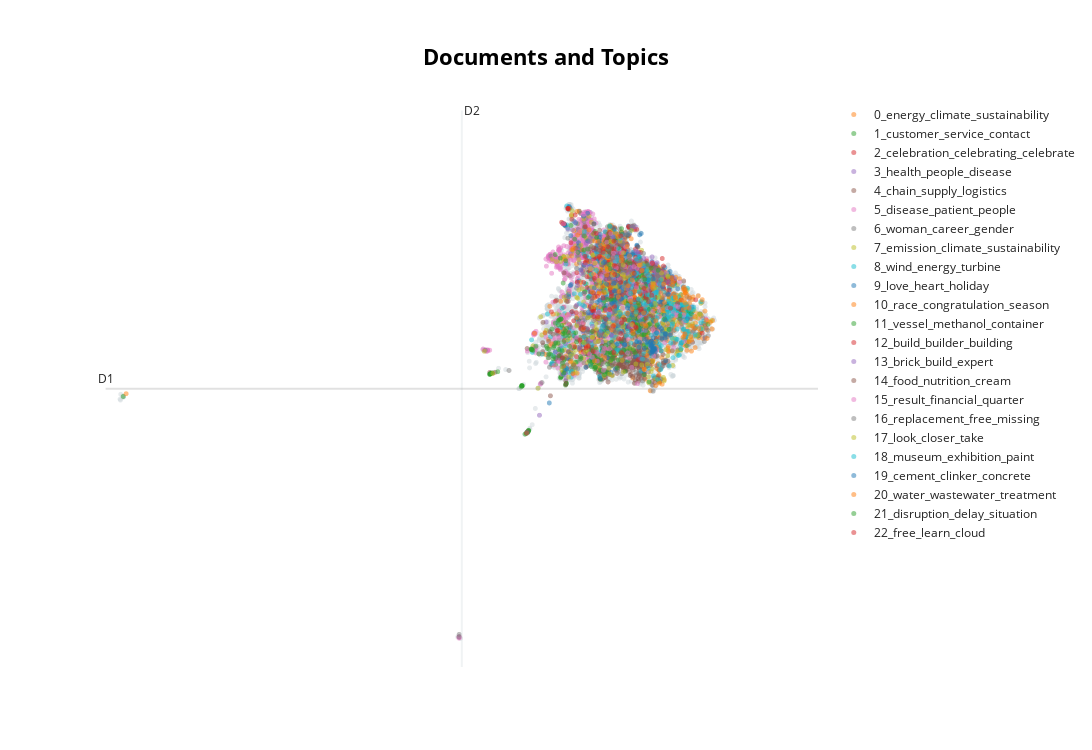

The code cell stored with this chart in its notebook:
### Code cell
model.visualize_documents(docs, reduced_embeddings=umap_embeddings, hide_document_hover=True, hide_annotations=True)

### Figure 1 — Plotly figure (JSON) as saved in the notebook; plotly's stock layout.template omitted (floating-point values rounded to 4 significant figures; data arrays with more than 128 entries replaced by an {"elided": "..."} marker saying what was removed)
{"data": [{"hoverinfo": "text", "marker": {"color": "#CFD8DC", "opacity": 0.5, "size": 5}, "mode": "markers+text", "name": "other", "showlegend": false, "type": "scattergl", "x": {"elided": "5787 float values"}, "y": {"elided": "5787 float values"}}, {"hoverinfo": "text", "marker": {"opacity": 0.5, "size": 5}, "mode": "markers+text", "name": "0_energy_climate_sustainability", "text": {"elided": "269 str values"}, "textfont": {"size": 12}, "type": "scattergl", "x": {"elided": "269 float values"}, "y": {"elided": "269 float values"}}, {"hoverinfo": "text", "marker": {"opacity": 0.5, "size": 5}, "mode": "markers+text", "name": "1_customer_service_contact", "text": ["", "", "", "", "", "", "", "", "", "", "", "", "", "", "", "", "", "", "", "", "", "", "", "", "", "", "", "", "", "", "", "", "", "", "", "", "", "", "", "", "", "", "", "", "", "", "", "", "", "", "", "", "", "", "", "", "", "", "", "", "", "", "", "", "", "", "", "", "", "", "", "", "", "", "", "", "", "", "", "", "", "", "", "", "", "", "", "", "", "", "", "", "", "", "", "", "", "", "", "", "", ""], "textfont": {"size": 12}, "type": "scattergl", "x": [13.41, 11.65, 13.42, 11.71, 2.11, 12.51, 10.68, 11.4, 11.51, 11.65, 10.56, 11.4, 11.43, 13.94, 12.42, 13.94, 13.14, 11.43, 12.06, 12.82, 10.71, 11.65, 10.57, 10.58, 14.07, 11.42, 12.68, 12.34, 11.8, 12.33, 11.51, 14.52, 12.0, 11.5, 10.66, 10.7, 11.39, 10.57, 11.51, 12.63, 12.68, 11.57, 11.36, 11.59, 12.56, 11.51, 12.27, 10.68, 12.47, 13.79, 11.49, 11.67, 11.97, 11.5, 11.4, 10.71, 11.46, 11.89, 11.44, 10.64, 11.92, 13.14, 13.39, 10.69, 10.71, 10.57, 10.68, 11.46, 11.74, 12.8, 11.51, 10.7, 10.57, 11.93, 11.74, 11.68, 12.71, 13.24, 12.31, 10.67, 10.56, 12.63, 11.51, 10.69, 11.49, 11.36, 10.56, 12.82, 10.68, 10.68, 11.47, 10.66, 13.77, 10.55, 11.26, 10.57, 13.67, 14.39, 12.1, 11.88, 14.31, 11.28], "y": [11.75, 10.91, 12.02, 10.32, 9.564, 10.99, 8.773, 10.0, 9.852, 10.14, 9.792, 10.39, 11.08, 11.81, 13.11, 10.59, 10.38, 10.03, 11.51, 11.86, 8.811, 10.22, 9.8, 9.795, 10.69, 10.22, 11.66, 13.02, 10.87, 12.34, 9.845, 11.16, 10.57, 9.837, 8.75, 8.774, 9.976, 9.799, 9.857, 10.26, 11.78, 10.4, 11.36, 12.23, 10.5, 9.842, 11.26, 8.77, 10.25, 11.73, 9.815, 10.96, 10.86, 9.837, 9.991, 8.817, 10.21, 11.88, 11.0, 8.735, 10.51, 11.45, 11.46, 8.784, 8.795, 9.796, 8.781, 10.36, 10.32, 12.7, 9.851, 8.8, 9.802, 12.05, 13.18, 10.9, 11.84, 11.83, 12.79, 8.757, 9.806, 11.85, 9.846, 8.789, 10.42, 10.56, 9.795, 13.11, 8.769, 8.782, 10.12, 8.75, 11.21, 9.775, 10.73, 9.801, 11.5, 11.11, 10.45, 10.57, 10.9, 10.27]}, {"hoverinfo": "text", "marker": {"opacity": 0.5, "size": 5}, "mode": "markers+text", "name": "2_celebration_celebrating_celebrate", "text": ["", "", "", "", "", "", "", "", "", "", "", "", "", "", "", "", "", "", "", "", "", "", "", ""], "textfont": {"size": 12}, "type": "scattergl", "x": [11.81, 13.36, 12.42, 12.51, 13.17, 12.36, 11.88, 14.05, 12.42, 11.95, 12.18, 12.84, 12.55, 12.47, 12.24, 11.86, 12.29, 12.35, 13.04, 12.12, 12.65, 12.45, 12.53, 12.65], "y": [10.77, 12.19, 13.17, 12.68, 12.34, 12.78, 12.46, 11.21, 12.61, 12.21, 12.95, 13.12, 12.95, 10.53, 10.85, 12.33, 12.88, 12.18, 12.75, 11.77, 12.89, 12.29, 12.9, 12.96]}, {"hoverinfo": "text", "marker": {"opacity": 0.5, "size": 5}, "mode": "markers+text", "name": "3_health_people_disease", "text": ["", "", "", "", "", "", "", "", "", "", "", "", "", "", "", "", "", "", "", ""], "textfont": {"size": 12}, "type": "scattergl", "x": [14.45, 12.41, 11.98, 12.15, 12.75, 11.65, 12.51, 11.73, 11.09, 11.93, 13.36, 13.31, 12.02, 11.74, 12.27, 12.27, 13.0, 12.62, 11.95, 12.3], "y": [10.85, 12.87, 13.3, 12.39, 12.07, 11.39, 12.91, 13.0, 11.21, 13.62, 12.35, 12.14, 13.63, 11.13, 12.81, 12.69, 12.34, 11.83, 13.05, 12.9]}, {"hoverinfo": "text", "marker": {"opacity": 0.5, "size": 5}, "mode": "markers+text", "name": "4_chain_supply_logistics", "text": {"elided": "678 str values"}, "textfont": {"size": 12}, "type": "scattergl", "x": {"elided": "678 float values"}, "y": {"elided": "678 float values"}}, {"hoverinfo": "text", "marker": {"opacity": 0.5, "size": 5}, "mode": "markers+text", "name": "5_disease_patient_people", "text": {"elided": "588 str values"}, "textfont": {"size": 12}, "type": "scattergl", "x": {"elided": "588 float values"}, "y": {"elided": "588 float values"}}, {"hoverinfo": "text", "marker": {"opacity": 0.5, "size": 5}, "mode": "markers+text", "name": "6_woman_career_gender", "text": {"elided": "393 str values"}, "textfont": {"size": 12}, "type": "scattergl", "x": {"elided": "393 float values"}, "y": {"elided": "393 float values"}}, {"hoverinfo": "text", "marker": {"opacity": 0.5, "size": 5}, "mode": "markers+text", "name": "7_emission_climate_sustainability", "text": {"elided": "322 str values"}, "textfont": {"size": 12}, "type": "scattergl", "x": {"elided": "322 float values"}, "y": {"elided": "322 float values"}}, {"hoverinfo": "text", "marker": {"opacity": 0.5, "size": 5}, "mode": "markers+text", "name": "8_wind_energy_turbine", "text": {"elided": "320 str values"}, "textfont": {"size": 12}, "type": "scattergl", "x": {"elided": "320 float values"}, "y": {"elided": "320 float values"}}, {"hoverinfo": "text", "marker": {"opacity": 0.5, "size": 5}, "mode": "markers+text", "name": "9_love_heart_holiday", "text": {"elided": "306 str values"}, "textfont": {"size": 12}, "type": "scattergl", "x": {"elided": "306 float values"}, "y": {"elided": "306 float values"}}, {"hoverinfo": "text", "marker": {"opacity": 0.5, "size": 5}, "mode": "markers+text", "name": "10_race_congratulation_season", "text": {"elided": "195 str values"}, "textfont": {"size": 12}, "type": "scattergl", "x": {"elided": "195 float values"}, "y": {"elided": "195 float values"}}, {"hoverinfo": "text", "marker": {"opacity": 0.5, "size": 5}, "mode": "markers+text", "name": "11_vessel_methanol_container", "text": {"elided": "174 str values"}, "textfont": {"size": 12}, "type": "scattergl", "x": {"elided": "174 float values"}, "y": {"elided": "174 float values"}}, {"hoverinfo": "text", "marker": {"opacity": 0.5, "size": 5}, "mode": "markers+text", "name": "12_build_builder_building", "text": {"elided": "174 str values"}, "textfont": {"size": 12}, "type": "scattergl", "x": {"elided": "174 float values"}, "y": {"elided": "174 float values"}}, {"hoverinfo": "text", "marker": {"opacity": 0.5, "size": 5}, "mode": "markers+text", "name": "13_brick_build_expert", "text": {"elided": "152 str values"}, "textfont": {"size": 12}, "type": "scattergl", "x": {"elided": "152 float values"}, "y": {"elided": "152 float values"}}, {"hoverinfo": "text", "marker": {"opacity": 0.5, "size": 5}, "mode": "markers+text", "name": "14_food_nutrition_cream", "text": {"elided": "144 str values"}, "textfont": {"size": 12}, "type": "scattergl", "x": {"elided": "144 float values"}, "y": {"elided": "144 float values"}}, {"hoverinfo": "text", "marker": {"opacity": 0.5, "size": 5}, "mode": "markers+text", "name": "15_result_financial_quarter", "text": ["", "", "", "", "", "", "", "", "", "", "", "", "", "", "", "", "", "", "", "", "", "", "", "", "", "", "", "", "", "", "", "", "", "", "", "", "", "", "", "", "", "", "", "", "", "", "", "", "", "", "", "", "", "", "", "", "", "", "", "", "", "", "", "", "", "", "", "", "", "", "", "", "", "", "", "", "", "", "", "", "", "", "", "", "", "", "", "", "", "", "", "", "", "", "", "", "", "", "", "", "", "", "", "", "", "", "", "", "", "", "", "", "", "", "", "", "", "", "", "", "", "", "", "", "", ""], "textfont": {"size": 12}, "type": "scattergl", "x": [13.08, 11.45, 12.54, 12.94, 12.77, 11.08, 11.77, 12.04, 10.81, 11.43, 12.16, 13.36, 12.42, 13.26, 11.36, 12.17, 12.54, 12.11, 12.29, 13.49, 11.88, 13.49, 11.55, 12.16, 11.65, 13.89, 12.57, 12.92, 11.86, 12.57, 11.8, 12.43, 11.4, 11.46, 13.43, 14.01, 11.27, 12.64, 12.63, 13.07, 13.0, 12.34, 13.35, 12.46, 12.95, 12.52, 12.88, 13.35, 11.24, 12.75, 11.8, 10.87, 13.12, 12.41, 13.36, 11.49, 11.92, 11.61, 11.68, 12.21, 11.72, 13.79, 13.4, 11.22, 13.84, 13.84, 12.83, 11.37, 12.88, 13.91, 11.14, 11.45, 13.01, 12.27, 12.39, 12.25, 11.96, 12.14, 12.83, 12.69, 12.33, 13.46, 12.45, 12.03, 12.2, 12.17, 11.74, 11.57, 13.07, 12.59, 14.0, 12.51, 11.25, 11.66, 12.81, 12.83, 12.0, 12.13, 11.54, 13.64, 12.27, 12.71, 11.33, 13.3, 12.12, 12.86, 14.02, 12.9, 11.85, 11.53, 13.32, 12.43, 12.05, 13.86, 13.79, 12.3, 12.37, 11.35, 11.25, 11.58, 12.4, 12.06, 13.6, 13.66, 12.32, 12.51], "y": [10.84, 11.3, 12.54, 11.1, 12.86, 10.32, 11.17, 12.38, 10.61, 11.36, 10.54, 10.45, 11.43, 12.19, 10.86, 12.38, 12.54, 12.51, 10.55, 11.33, 13.58, 11.45, 11.37, 12.13, 10.8, 11.54, 12.84, 12.1, 10.5, 12.4, 11.38, 11.41, 11.23, 11.24, 10.59, 11.22, 10.85, 11.2, 12.16, 11.3, 11.96, 12.7, 11.45, 12.43, 12.43, 11.3, 11.73, 11.04, 11.2, 12.43, 13.2, 10.64, 12.02, 12.47, 11.84, 11.31, 11.61, 10.68, 10.03, 11.42, 12.74, 10.66, 12.03, 11.65, 11.56, 11.35, 10.41, 11.27, 12.58, 12.09, 10.42, 13.37, 12.39, 12.56, 10.85, 12.17, 12.81, 11.39, 11.84, 12.73, 12.32, 10.98, 13.16, 10.84, 10.49, 10.34, 10.87, 11.37, 12.46, 12.61, 11.36, 12.64, 12.66, 11.07, 10.52, 10.83, 10.5, 12.22, 11.13, 12.29, 12.22, 11.51, 10.19, 10.66, 12.24, 11.71, 10.78, 10.21, 11.2, 11.3, 12.51, 10.62, 11.95, 11.36, 11.42, 10.14, 12.97, 11.22, 10.25, 11.88, 12.34, 10.43, 10.75, 11.52, 10.63, 12.73]}, {"hoverinfo": "text", "marker": {"opacity": 0.5, "size": 5}, "mode": "markers+text", "name": "16_replacement_free_missing", "text": ["", "", "", "", "", "", "", "", "", "", "", "", "", "", "", "", "", "", "", "", "", "", "", "", "", "", "", "", "", "", "", "", "", "", "", "", "", "", "", "", "", "", "", "", "", "", "", "", "", "", "", "", "", "", "", "", "", "", "", "", "", "", "", "", "", "", "", "", "", "", "", "", "", "", "", "", "", "", "", "", "", "", "", "", "", "", "", "", "", "", "", "", "", "", "", ""], "textfont": {"size": 12}, "type": "scattergl", "x": [12.57, 12.88, 13.46, 11.94, 11.73, 12.19, 13.39, 13.38, 12.58, 12.6, 12.74, 12.67, 12.85, 13.6, 12.88, 13.53, 13.47, 12.75, 13.51, 12.21, 11.94, 13.37, 12.05, 12.69, 13.38, 12.66, 13.43, 12.01, 13.43, 12.59, 13.74, 12.7, 11.51, 13.38, 12.94, 12.87, 13.1, 11.73, 13.75, 12.95, 12.82, 13.59, 12.28, 12.05, 11.6, 12.89, 11.5, 12.25, 11.9, 12.81, 12.7, 12.53, 12.08, 12.64, 12.39, 13.56, 12.5, 11.54, 12.29, 12.61, 11.9, 13.29, 11.76, 12.5, 13.15, 13.45, 12.5, 13.32, 12.85, 12.73, 12.64, 11.94, 13.24, 12.04, 13.15, 12.58, 12.22, 13.37, 12.87, 12.62, 13.06, 12.59, 12.01, 12.86, 13.37, 12.04, 11.96, 11.69, 13.16, 12.09, 12.64, 12.69, 12.49, 11.79, 12.7, 13.06], "y": [12.02, 11.69, 12.19, 10.96, 12.83, 11.41, 12.16, 11.99, 11.97, 12.58, 11.99, 12.5, 12.65, 12.25, 13.32, 12.23, 12.3, 12.31, 11.94, 12.75, 11.07, 12.0, 12.87, 11.22, 12.1, 11.66, 12.11, 10.74, 12.34, 10.94, 12.05, 12.94, 11.78, 12.39, 11.31, 11.15, 12.36, 12.39, 12.11, 13.34, 13.16, 12.1, 12.6, 11.65, 11.11, 12.29, 10.42, 12.48, 11.25, 12.91, 12.17, 11.46, 10.93, 11.13, 12.82, 12.05, 12.34, 13.06, 10.95, 10.99, 12.7, 10.7, 10.18, 12.08, 11.98, 12.24, 12.62, 12.08, 12.02, 13.14, 13.11, 10.75, 12.47, 10.89, 12.72, 11.21, 10.94, 11.61, 11.88, 11.75, 10.67, 11.29, 11.51, 12.58, 12.01, 12.15, 11.3, 10.2, 10.38, 11.24, 11.62, 12.92, 12.55, 12.51, 12.42, 12.54]}, {"hoverinfo": "text", "marker": {"opacity": 0.5, "size": 5}, "mode": "markers+text", "name": "17_look_closer_take", "text": ["", "", "", "", "", "", "", "", "", "", "", "", "", "", "", "", "", "", "", "", "", "", "", "", "", "", "", "", "", "", "", "", "", "", "", "", "", "", "", "", "", "", "", "", "", "", "", "", "", "", "", "", "", "", "", "", "", "", "", "", "", "", "", "", "", "", "", "", "", "", "", "", "", "", "", "", "", "", "", "", "", "", ""], "textfont": {"size": 12}, "type": "scattergl", "x": [11.73, 12.05, 11.53, 12.72, 12.56, 11.78, 12.03, 12.21, 12.38, 11.63, 11.95, 9.77, 13.14, 9.951, 12.72, 13.39, 11.82, 12.34, 12.73, 12.62, 12.59, 12.63, 12.94, 11.46, 12.41, 12.36, 13.67, 12.84, 10.97, 12.43, 13.67, 13.49, 12.34, 13.35, 12.13, 12.32, 12.56, 12.65, 12.54, 13.54, 11.56, 12.27, 13.29, 12.73, 11.73, 11.7, 12.72, 12.07, 12.5, 13.25, 11.88, 12.76, 12.02, 12.19, 11.96, 13.36, 12.08, 12.08, 12.46, 13.4, 12.9, 12.07, 12.15, 11.92, 12.98, 13.06, 11.59, 12.12, 12.72, 11.61, 12.48, 12.2, 12.46, 12.14, 12.36, 12.47, 11.47, 12.06, 13.53, 12.91, 13.36, 12.03, 12.2], "y": [11.75, 11.98, 10.81, 11.1, 11.97, 12.58, 11.31, 11.99, 10.96, 13.66, 10.58, 10.56, 12.5, 10.07, 12.47, 11.62, 12.9, 12.04, 11.65, 12.03, 12.25, 11.42, 12.28, 12.65, 12.36, 11.87, 12.23, 12.21, 11.32, 10.06, 12.2, 11.76, 10.92, 12.02, 10.77, 12.72, 12.28, 12.99, 11.96, 12.15, 9.991, 12.52, 12.17, 12.73, 11.12, 10.09, 10.1, 12.68, 10.68, 12.36, 10.75, 12.19, 12.39, 10.78, 11.3, 11.94, 11.54, 12.69, 12.49, 11.97, 13.23, 10.87, 11.06, 10.55, 11.38, 12.46, 10.85, 12.51, 12.25, 10.46, 12.25, 12.12, 12.99, 12.38, 12.41, 12.46, 10.59, 10.87, 12.29, 11.15, 12.07, 12.25, 11.28]}, {"hoverinfo": "text", "marker": {"opacity": 0.5, "size": 5}, "mode": "markers+text", "name": "18_museum_exhibition_paint", "text": ["", "", "", "", "", "", "", "", "", "", "", "", "", "", "", "", "", "", "", "", "", "", "", "", "", "", "", "", "", "", "", "", "", "", "", "", "", "", "", "", "", "", "", "", "", "", "", "", "", "", "", "", "", "", "", "", "", "", "", "", "", "", "", "", "", "", "", "", "", "", "", "", "", "", ""], "textfont": {"size": 12}, "type": "scattergl", "x": [11.38, 14.05, 13.44, 13.28, 13.26, 12.55, 14.15, 12.82, 12.44, 12.05, 12.99, 12.04, 12.15, 12.25, 13.01, 12.58, 12.87, 14.08, 13.76, 13.04, 12.27, 13.42, 13.97, 13.13, 12.88, 11.89, 11.88, 12.86, 12.41, 12.63, 12.39, 13.22, 13.49, 14.22, 13.37, 13.12, 13.24, 12.88, 13.23, 12.99, 12.55, 12.65, 13.35, 12.16, 13.25, 12.97, 11.86, 13.21, 13.26, 13.01, 13.76, 12.59, 13.8, 13.28, 13.44, 14.07, 12.31, 12.65, 13.57, 13.15, 12.63, 12.82, 12.33, 13.8, 13.15, 12.21, 13.16, 13.51, 13.13, 13.06, 13.22, 13.79, 13.21, 11.9, 13.05], "y": [11.08, 11.24, 11.29, 12.21, 12.13, 12.54, 11.47, 11.01, 13.32, 10.7, 11.43, 12.26, 12.34, 11.02, 12.6, 12.64, 12.13, 11.95, 11.73, 11.72, 11.12, 11.86, 10.75, 10.39, 10.75, 10.87, 12.71, 12.1, 11.38, 12.56, 12.66, 12.26, 12.04, 11.54, 11.84, 11.26, 10.71, 11.84, 11.81, 12.27, 10.87, 13.06, 11.74, 12.71, 12.13, 11.54, 11.58, 12.33, 11.28, 12.29, 11.35, 10.59, 11.79, 11.8, 10.95, 11.59, 12.72, 11.38, 11.88, 11.63, 12.82, 11.58, 11.92, 12.01, 12.45, 10.01, 11.59, 12.14, 12.14, 12.65, 12.36, 11.49, 12.14, 11.55, 11.88]}, {"hoverinfo": "text", "marker": {"opacity": 0.5, "size": 5}, "mode": "markers+text", "name": "19_cement_clinker_concrete", "text": ["", "", "", "", "", "", "", "", "", "", "", "", "", "", "", "", "", "", "", "", "", "", "", "", "", "", "", "", "", "", "", "", "", "", "", "", "", "", "", "", "", "", "", "", "", "", "", "", "", "", "", "", "", "", "", "", "", "", "", "", "", "", "", "", "", "", "", "", "", "", "", "", "", "", ""], "textfont": {"size": 12}, "type": "scattergl", "x": [11.93, 13.37, 12.58, 12.48, 13.35, 12.53, 13.35, 13.55, 12.75, 13.22, 13.31, 12.95, 13.55, 13.49, 12.33, 12.81, 12.56, 13.59, 13.3, 12.54, 13.08, 13.96, 13.38, 12.91, 12.1, 12.53, 13.54, 13.25, 12.23, 13.56, 13.53, 13.35, 13.49, 13.61, 13.36, 13.32, 13.32, 12.68, 13.72, 13.17, 13.33, 13.35, 12.9, 13.4, 13.35, 12.68, 12.6, 13.15, 13.06, 13.38, 13.67, 13.37, 13.29, 13.32, 13.16, 11.97, 13.61, 13.29, 12.3, 13.43, 13.35, 12.37, 13.33, 13.31, 13.61, 13.34, 12.65, 13.35, 13.24, 13.34, 13.05, 12.52, 13.63, 13.16, 13.4], "y": [10.21, 10.59, 11.78, 11.62, 12.16, 11.64, 10.86, 11.99, 10.71, 10.75, 10.71, 12.2, 11.01, 11.1, 12.54, 11.52, 11.89, 11.36, 10.67, 12.32, 11.23, 11.5, 10.6, 11.36, 11.96, 12.06, 10.85, 12.14, 9.96, 11.71, 11.06, 10.58, 11.65, 10.94, 11.24, 10.52, 10.66, 11.72, 10.92, 10.63, 10.55, 10.62, 12.15, 10.56, 10.74, 11.89, 12.24, 11.39, 10.76, 10.64, 11.82, 10.63, 10.76, 10.79, 10.11, 11.42, 11.25, 10.52, 12.51, 10.97, 10.56, 12.04, 10.69, 11.59, 10.96, 10.55, 12.02, 10.61, 10.77, 10.6, 10.65, 11.9, 10.94, 10.83, 10.62]}, {"hoverinfo": "text", "marker": {"opacity": 0.5, "size": 5}, "mode": "markers+text", "name": "20_water_wastewater_treatment", "text": ["", "", "", "", "", "", "", "", "", "", "", "", "", "", "", "", "", "", "", "", "", "", "", "", "", "", "", "", "", "", "", "", "", "", "", "", "", "", "", "", "", "", "", "", "", "", "", "", "", "", "", "", "", "", "", "", "", "", "", "", "", "", "", "", "", "", "", "", "", "", "", "", ""], "textfont": {"size": 12}, "type": "scattergl", "x": [13.77, 13.83, 12.61, 12.8, 12.06, 13.52, 13.96, 13.56, 13.12, 13.39, 12.96, 13.98, 13.2, 12.5, 13.41, 13.55, 13.75, 12.63, 12.29, 13.99, 13.6, 12.47, 12.91, 13.37, 12.31, 12.68, 12.37, 13.17, 12.88, 12.62, 13.08, 13.33, 11.63, 12.11, 12.38, 14.24, 11.61, 13.16, 12.91, 14.03, 14.19, 13.12, 14.04, 11.65, 13.78, 14.12, 13.58, 13.41, 14.04, 14.0, 12.92, 13.49, 13.15, 14.03, 11.87, 12.68, 14.4, 11.48, 12.82, 12.46, 13.77, 11.66, 12.38, 11.96, 14.12, 13.22, 14.07, 12.09, 14.01, 13.99, 13.82, 13.99, 14.21], "y": [12.09, 11.75, 13.08, 12.87, 11.87, 11.85, 11.69, 11.46, 11.16, 11.5, 11.89, 11.81, 11.12, 12.3, 11.24, 11.74, 12.18, 11.89, 11.98, 11.48, 11.64, 11.04, 11.5, 12.04, 11.87, 12.65, 12.25, 10.17, 11.66, 11.77, 12.47, 11.98, 12.67, 10.35, 12.39, 11.33, 10.35, 10.16, 12.14, 11.88, 11.7, 12.35, 11.85, 10.07, 11.83, 11.51, 12.04, 9.803, 11.92, 10.89, 10.96, 9.858, 11.4, 11.63, 11.05, 12.56, 11.7, 12.59, 12.01, 11.97, 12.02, 12.83, 12.36, 10.68, 11.63, 10.47, 11.82, 12.27, 11.97, 10.87, 11.75, 11.94, 11.76]}, {"hoverinfo": "text", "marker": {"opacity": 0.5, "size": 5}, "mode": "markers+text", "name": "21_disruption_delay_situation", "text": ["", "", "", "", "", "", "", "", "", "", "", "", "", "", "", "", "", "", "", "", "", "", "", "", "", "", "", "", "", "", "", "", "", "", "", "", "", "", "", "", "", "", "", "", "", "", "", "", "", "", "", "", "", "", "", "", "", "", "", "", "", "", "", ""], "textfont": {"size": 12}, "type": "scattergl", "x": [11.97, 13.18, 11.13, 12.44, 11.25, 11.71, 11.28, 12.86, 10.77, 13.31, 11.57, 13.46, 11.5, 11.58, 11.4, 11.46, 12.06, 11.36, 11.4, 11.34, 10.77, 11.23, 11.48, 12.16, 13.16, 11.48, 11.14, 13.17, 11.35, 10.79, 10.93, 11.42, 11.28, 11.44, 11.35, 11.29, 12.41, 10.8, 11.14, 11.76, 11.37, 11.69, 11.88, 11.21, 11.24, 11.11, 11.47, 10.76, 11.44, 10.86, 11.25, 11.18, 12.37, 11.81, 11.38, 11.34, 11.73, 11.46, 11.36, 11.42, 11.52, 11.09, 11.49, 13.92], "y": [12.81, 12.15, 10.42, 12.39, 10.44, 10.97, 11.18, 12.52, 10.61, 12.39, 10.91, 12.35, 12.56, 10.67, 11.27, 10.77, 11.0, 11.26, 11.28, 11.24, 10.59, 10.4, 10.96, 13.08, 10.05, 10.9, 10.5, 11.27, 11.14, 10.6, 10.5, 11.14, 12.7, 12.07, 10.6, 10.74, 12.48, 10.58, 10.61, 12.74, 11.25, 13.04, 12.79, 11.05, 10.64, 10.63, 10.39, 10.61, 10.95, 10.67, 10.68, 10.5, 11.71, 10.44, 12.62, 10.74, 10.77, 10.09, 10.47, 10.57, 11.07, 10.67, 11.01, 11.35]}, {"hoverinfo": "text", "marker": {"opacity": 0.5, "size": 5}, "mode": "markers+text", "name": "22_free_learn_cloud", "text": ["", "", "", "", "", "", "", "", "", "", "", "", "", "", "", "", "", "", "", "", "", "", "", "", "", "", "", "", "", "", "", "", "", "", "", "", "", "", "", "", "", "", "", "", "", "", "", "", "", "", "", "", ""], "textfont": {"size": 12}, "type": "scattergl", "x": [12.52, 13.32, 13.72, 11.34, 11.9, 13.1, 11.55, 11.55, 11.43, 12.47, 12.5, 12.99, 12.67, 12.68, 13.34, 13.16, 12.21, 12.43, 11.98, 12.1, 12.08, 12.52, 11.89, 12.68, 12.17, 12.18, 12.67, 12.98, 11.54, 11.63, 12.67, 12.67, 13.21, 12.54, 11.28, 14.26, 12.53, 11.93, 12.39, 12.09, 12.29, 11.72, 12.75, 11.32, 12.52, 12.62, 12.09, 11.19, 12.95, 11.8, 12.29, 12.14, 11.67], "y": [12.82, 11.8, 11.51, 11.03, 12.66, 11.49, 13.71, 13.71, 10.41, 11.78, 11.12, 11.08, 10.83, 11.19, 12.51, 11.95, 12.66, 11.48, 10.68, 12.17, 10.56, 10.53, 11.08, 10.53, 11.78, 11.32, 12.08, 11.1, 13.71, 11.44, 13.11, 10.95, 11.29, 12.26, 11.67, 11.7, 12.46, 10.63, 12.87, 11.45, 12.75, 11.41, 11.26, 11.01, 12.99, 10.84, 11.33, 11.43, 12.28, 10.81, 11.73, 13.17, 11.24]}], "layout": {"annotations": [{"showarrow": false, "text": "D1", "x": 1.735, "y": 9.734, "yshift": 10}, {"showarrow": false, "text": "D2", "x": 9.294, "xshift": 10, "y": 15.88}], "height": 750, "shapes": [{"line": {"color": "#CFD8DC", "width": 2}, "type": "line", "x0": 9.294, "x1": 9.294, "y0": 3.591, "y1": 15.88}, {"line": {"color": "#9E9E9E", "width": 2}, "type": "line", "x0": 1.735, "x1": 16.85, "y0": 9.734, "y1": 9.734}], "title": {"font": {"color": "Black", "size": 22}, "text": "<b>Documents and Topics</b>", "x": 0.5, "xanchor": "center", "yanchor": "top"}, "width": 1200, "xaxis": {"visible": false}, "yaxis": {"visible": false}}}
